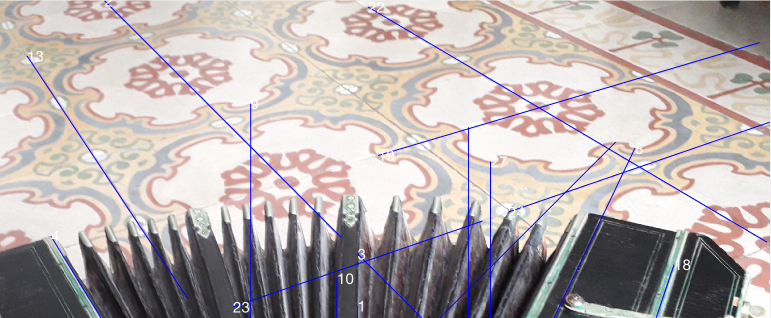
%> input picture lines_floor.png, 1542 x 636 px (shown at 1/2 size)
$ octave --eval "result = extract_lines_faces(imread('lines_floor.png'));"   (GNU Octave 9; MATLAB toolbox functions it lacks are replaced by stand-ins)
%> lines starting %> are read from the running program, lines starting %| are printed output that depends on the picture
function lines = extract_lines_faces(input_im)
    gray_image = rgb2gray(input_im);
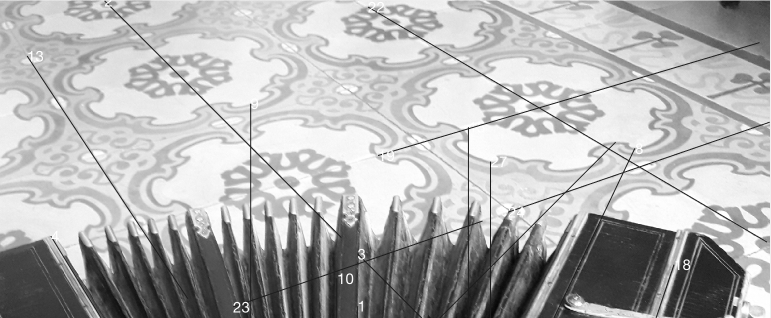
%> gray_image: size 636x1542 uint8 (shown at 1/2 size); min 0, max 255, mean 177.5
    edges = edge(gray_image,'canny', [0.05 0.11]);
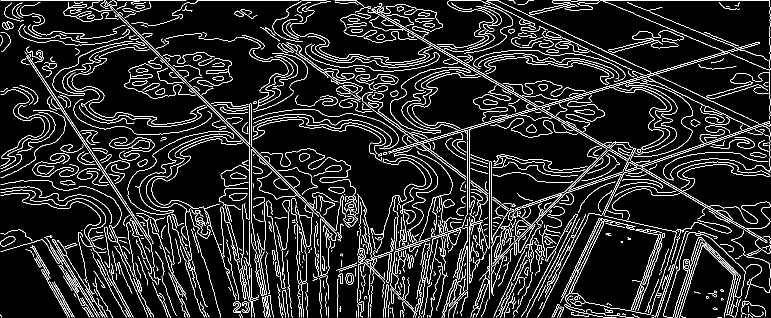
%> edges: size 636x1542 logical (shown at 1/2 size); 9.5% white in thin lines or dots
    [H,T,R] = hough(edges, 'RhoResolution',0.5, 'Theta', -80:0.1:80);
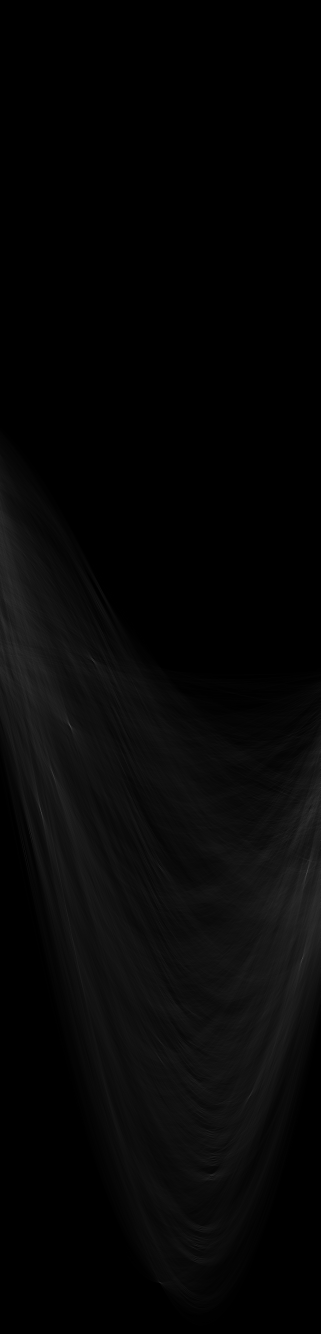
%> H: size 6669x1601 double (shown at 1/5 size); min 0, max 555, mean 14; drawn with min black and max white
%> T = 1601 values from -80 to 80; R = 6669 values from -1667 to 1667
    P = houghpeaks(H,150,'threshold',ceil(0.3*max(H(:))), 'NHoodSize', [71 17]);
%> P = 13 rows, first 12: [3632 351; 4802 1511; 4062 206; 4363 1536; 4333 801; 5480 1251; 6413 801; 5205 801; 5293 801; 3298 466; 4177 152; 3872 267]
    lines = houghlines(edges,T,R,P, 'FillGap',45 ,'MinLength', 380);
%> lines = 9 lines; longest, point1 to point2 (x, y): (1539, 247) to (477, 613), (739, 14) to (1541, 486), (1540, 81) to (758, 313), (528, 58) to (1168, 533), (212, 2) to (684, 474), (996, 2) to (1532, 253)
%> `result = extract_lines_faces(imread('lines_floor.png'));`: result has the same summary as lines in extract_lines_faces
end
